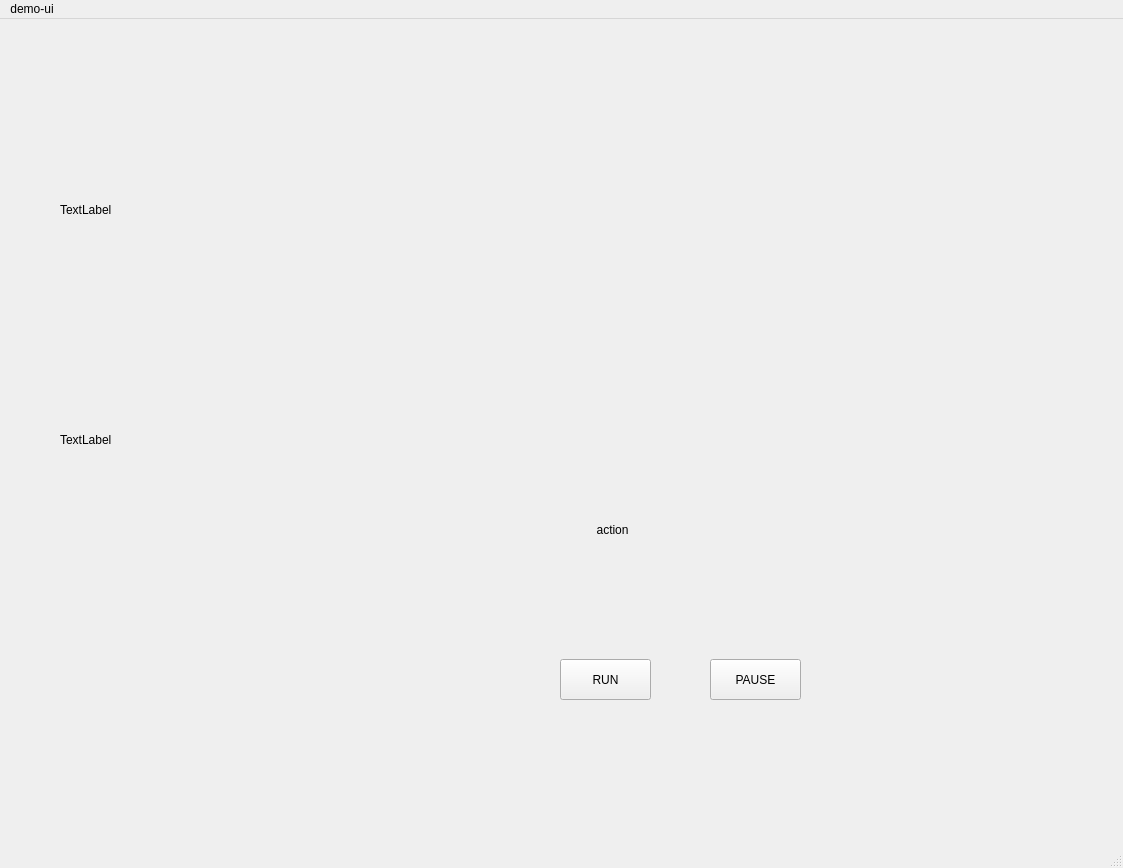
<?xml version="1.0" encoding="UTF-8"?>
<ui version="4.0">
 <class>MainWindow</class>
 <widget class="QMainWindow" name="MainWindow">
  <property name="geometry">
   <rect>
    <x>0</x>
    <y>0</y>
    <width>1123</width>
    <height>868</height>
   </rect>
  </property>
  <property name="windowTitle">
   <string>MainWindow</string>
  </property>
  <widget class="QWidget" name="centralwidget">
   <widget class="QPushButton" name="pushButton">
    <property name="geometry">
     <rect>
      <x>560</x>
      <y>640</y>
      <width>91</width>
      <height>41</height>
     </rect>
    </property>
    <property name="text">
     <string>RUN</string>
    </property>
   </widget>
   <widget class="QPushButton" name="pushButton_2">
    <property name="geometry">
     <rect>
      <x>710</x>
      <y>640</y>
      <width>91</width>
      <height>41</height>
     </rect>
    </property>
    <property name="text">
     <string>PAUSE</string>
    </property>
   </widget>
   <widget class="QLabel" name="label">
    <property name="geometry">
     <rect>
      <x>540</x>
      <y>470</y>
      <width>241</width>
      <height>81</height>
     </rect>
    </property>
    <property name="text">
     <string>                 action</string>
    </property>
   </widget>
   <widget class="QLabel" name="label2">
    <property name="geometry">
     <rect>
      <x>60</x>
      <y>110</y>
      <width>281</width>
      <height>161</height>
     </rect>
    </property>
    <property name="text">
     <string>TextLabel</string>
    </property>
   </widget>
   <widget class="QLabel" name="label_3">
    <property name="geometry">
     <rect>
      <x>60</x>
      <y>340</y>
      <width>281</width>
      <height>161</height>
     </rect>
    </property>
    <property name="text">
     <string>TextLabel</string>
    </property>
   </widget>
  </widget>
  <widget class="QMenuBar" name="menubar">
   <property name="geometry">
    <rect>
     <x>0</x>
     <y>0</y>
     <width>1123</width>
     <height>22</height>
    </rect>
   </property>
   <widget class="QMenu" name="menudemo_ui">
    <property name="title">
     <string>demo-ui</string>
    </property>
   </widget>
   <addaction name="menudemo_ui"/>
  </widget>
  <widget class="QStatusBar" name="statusbar"/>
 </widget>
 <resources/>
 <connections/>
</ui>
